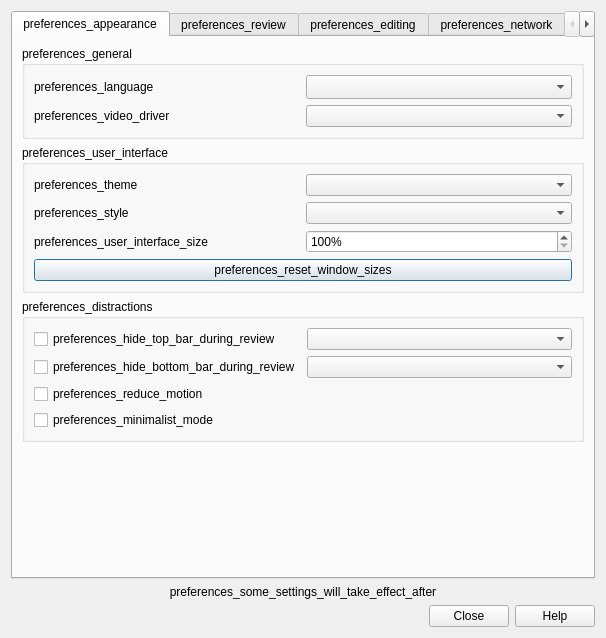
<?xml version="1.0" encoding="UTF-8"?>
<ui version="4.0">
 <class>Preferences</class>
 <widget class="QDialog" name="Preferences">
  <property name="geometry">
   <rect>
    <x>0</x>
    <y>0</y>
    <width>606</width>
    <height>638</height>
   </rect>
  </property>
  <property name="windowTitle">
   <string>preferences_preferences</string>
  </property>
  <layout class="QVBoxLayout" name="verticalLayout_2">
   <item>
    <widget class="QTabWidget" name="tabWidget">
     <property name="focusPolicy">
      <enum>Qt::StrongFocus</enum>
     </property>
     <property name="currentIndex">
      <number>0</number>
     </property>
     <widget class="QWidget" name="appearanceTab">
      <attribute name="title">
       <string>preferences_appearance</string>
      </attribute>
      <layout class="QVBoxLayout" name="verticalLayout_8">
       <item>
        <widget class="QGroupBox" name="generalGroup">
         <property name="sizePolicy">
          <sizepolicy hsizetype="Preferred" vsizetype="Preferred">
           <horstretch>0</horstretch>
           <verstretch>0</verstretch>
          </sizepolicy>
         </property>
         <property name="title">
          <string>preferences_general</string>
         </property>
         <layout class="QGridLayout" name="gridLayout_5">
          <item row="0" column="0">
           <widget class="QLabel" name="label_9">
            <property name="text">
             <string>preferences_language</string>
            </property>
           </widget>
          </item>
          <item row="0" column="1">
           <widget class="QComboBox" name="lang">
            <property name="sizePolicy">
             <sizepolicy hsizetype="Preferred" vsizetype="Fixed">
              <horstretch>0</horstretch>
              <verstretch>0</verstretch>
             </sizepolicy>
            </property>
            <property name="sizeAdjustPolicy">
             <enum>QComboBox::AdjustToMinimumContentsLengthWithIcon</enum>
            </property>
           </widget>
          </item>
          <item row="1" column="0">
           <widget class="QLabel" name="video_driver_label">
            <property name="text">
             <string>preferences_video_driver</string>
            </property>
           </widget>
          </item>
          <item row="1" column="1">
           <widget class="QComboBox" name="video_driver">
            <property name="sizePolicy">
             <sizepolicy hsizetype="Preferred" vsizetype="Fixed">
              <horstretch>0</horstretch>
              <verstretch>0</verstretch>
             </sizepolicy>
            </property>
           </widget>
          </item>
         </layout>
        </widget>
       </item>
       <item>
        <widget class="QGroupBox" name="uiGroup">
         <property name="title">
          <string>preferences_user_interface</string>
         </property>
         <layout class="QGridLayout" name="gridLayout_2">
          <item row="0" column="1">
           <widget class="QComboBox" name="theme"/>
          </item>
          <item row="2" column="1">
           <widget class="QSpinBox" name="uiScale">
            <property name="suffix">
             <string notr="true">%</string>
            </property>
            <property name="minimum">
             <number>100</number>
            </property>
            <property name="maximum">
             <number>200</number>
            </property>
            <property name="singleStep">
             <number>5</number>
            </property>
           </widget>
          </item>
          <item row="1" column="1">
           <widget class="QComboBox" name="styleComboBox">
            <property name="currentText">
             <string/>
            </property>
           </widget>
          </item>
          <item row="1" column="0">
           <widget class="QLabel" name="styleLabel">
            <property name="text">
             <string>preferences_style</string>
            </property>
           </widget>
          </item>
          <item row="0" column="0">
           <widget class="QLabel" name="themeLabel">
            <property name="text">
             <string>preferences_theme</string>
            </property>
           </widget>
          </item>
          <item row="2" column="0">
           <widget class="QLabel" name="uiSizeLabel">
            <property name="text">
             <string>preferences_user_interface_size</string>
            </property>
           </widget>
          </item>
          <item row="3" column="0" colspan="2">
           <widget class="QPushButton" name="resetWindowSizes">
            <property name="text">
             <string>preferences_reset_window_sizes</string>
            </property>
           </widget>
          </item>
         </layout>
        </widget>
       </item>
       <item>
        <widget class="QGroupBox" name="distractionsGroup">
         <property name="title">
          <string>preferences_distractions</string>
         </property>
         <layout class="QGridLayout" name="gridLayout_3">
          <item row="3" column="0">
           <widget class="QCheckBox" name="reduce_motion">
            <property name="sizePolicy">
             <sizepolicy hsizetype="Fixed" vsizetype="Fixed">
              <horstretch>0</horstretch>
              <verstretch>0</verstretch>
             </sizepolicy>
            </property>
            <property name="toolTip">
             <string>preferences_reduce_motion_tooltip</string>
            </property>
            <property name="text">
             <string>preferences_reduce_motion</string>
            </property>
           </widget>
          </item>
          <item row="2" column="0">
           <widget class="QCheckBox" name="hide_bottom_bar">
            <property name="sizePolicy">
             <sizepolicy hsizetype="MinimumExpanding" vsizetype="Fixed">
              <horstretch>0</horstretch>
              <verstretch>0</verstretch>
             </sizepolicy>
            </property>
            <property name="text">
             <string>preferences_hide_bottom_bar_during_review</string>
            </property>
           </widget>
          </item>
          <item row="2" column="1">
           <widget class="QComboBox" name="bottomBarComboBox">
            <property name="sizePolicy">
             <sizepolicy hsizetype="MinimumExpanding" vsizetype="Fixed">
              <horstretch>0</horstretch>
              <verstretch>0</verstretch>
             </sizepolicy>
            </property>
           </widget>
          </item>
          <item row="0" column="0">
           <widget class="QCheckBox" name="hide_top_bar">
            <property name="sizePolicy">
             <sizepolicy hsizetype="MinimumExpanding" vsizetype="Fixed">
              <horstretch>0</horstretch>
              <verstretch>0</verstretch>
             </sizepolicy>
            </property>
            <property name="text">
             <string>preferences_hide_top_bar_during_review</string>
            </property>
           </widget>
          </item>
          <item row="4" column="0">
           <widget class="QCheckBox" name="minimalist_mode">
            <property name="sizePolicy">
             <sizepolicy hsizetype="Fixed" vsizetype="Fixed">
              <horstretch>0</horstretch>
              <verstretch>0</verstretch>
             </sizepolicy>
            </property>
            <property name="text">
             <string>preferences_minimalist_mode</string>
            </property>
           </widget>
          </item>
          <item row="0" column="1">
           <widget class="QComboBox" name="topBarComboBox">
            <property name="sizePolicy">
             <sizepolicy hsizetype="MinimumExpanding" vsizetype="Fixed">
              <horstretch>0</horstretch>
              <verstretch>0</verstretch>
             </sizepolicy>
            </property>
           </widget>
          </item>
         </layout>
        </widget>
       </item>
       <item>
        <spacer name="verticalSpacer_9">
         <property name="orientation">
          <enum>Qt::Vertical</enum>
         </property>
         <property name="sizeHint" stdset="0">
          <size>
           <width>20</width>
           <height>40</height>
          </size>
         </property>
        </spacer>
       </item>
      </layout>
     </widget>
     <widget class="QWidget" name="tab_3">
      <attribute name="title">
       <string>preferences_review</string>
      </attribute>
      <layout class="QVBoxLayout" name="review_options_layout">
       <item>
        <widget class="QGroupBox" name="schedulerGroup">
         <property name="title">
          <string>preferences_scheduler</string>
         </property>
         <layout class="QVBoxLayout" name="verticalLayout_17">
          <item>
           <layout class="QGridLayout" name="gridLayout_4">
            <property name="spacing">
             <number>12</number>
            </property>
            <item row="1" column="1">
             <widget class="QSpinBox" name="lrnCutoff">
              <property name="maximumSize">
               <size>
                <width>60</width>
                <height>16777215</height>
               </size>
              </property>
              <property name="maximum">
               <number>999</number>
              </property>
             </widget>
            </item>
            <item row="1" column="2">
             <widget class="QLabel" name="label_29">
              <property name="text">
               <string>preferences_mins</string>
              </property>
             </widget>
            </item>
            <item row="2" column="0">
             <widget class="QLabel" name="label_30">
              <property name="text">
               <string>preferences_timebox_time_limit</string>
              </property>
             </widget>
            </item>
            <item row="0" column="2">
             <widget class="QLabel" name="label_40">
              <property name="text">
               <string>preferences_hours_past_midnight</string>
              </property>
             </widget>
            </item>
            <item row="0" column="1">
             <widget class="QSpinBox" name="dayOffset">
              <property name="maximumSize">
               <size>
                <width>60</width>
                <height>16777215</height>
               </size>
              </property>
              <property name="maximum">
               <number>23</number>
              </property>
             </widget>
            </item>
            <item row="1" column="0">
             <widget class="QLabel" name="label_24">
              <property name="text">
               <string>preferences_learn_ahead_limit</string>
              </property>
             </widget>
            </item>
            <item row="0" column="0">
             <widget class="QLabel" name="label_23">
              <property name="text">
               <string>preferences_next_day_starts_at</string>
              </property>
             </widget>
            </item>
            <item row="2" column="2">
             <widget class="QLabel" name="label_39">
              <property name="text">
               <string>preferences_mins</string>
              </property>
             </widget>
            </item>
            <item row="2" column="1">
             <widget class="QSpinBox" name="timeLimit">
              <property name="maximum">
               <number>9999</number>
              </property>
             </widget>
            </item>
           </layout>
          </item>
         </layout>
        </widget>
       </item>
       <item>
        <layout class="QHBoxLayout" name="horizontalLayout_5">
         <item>
          <widget class="QGroupBox" name="reviewerGroup">
           <property name="title">
            <string>preferences_review</string>
           </property>
           <layout class="QVBoxLayout" name="verticalLayout_16">
            <item>
             <widget class="QCheckBox" name="showPlayButtons">
              <property name="sizePolicy">
               <sizepolicy hsizetype="Fixed" vsizetype="Fixed">
                <horstretch>0</horstretch>
                <verstretch>0</verstretch>
               </sizepolicy>
              </property>
              <property name="text">
               <string>preferences_show_play_buttons_on_cards_with</string>
              </property>
             </widget>
            </item>
            <item>
             <widget class="QCheckBox" name="interrupt_audio">
              <property name="sizePolicy">
               <sizepolicy hsizetype="Fixed" vsizetype="Fixed">
                <horstretch>0</horstretch>
                <verstretch>0</verstretch>
               </sizepolicy>
              </property>
              <property name="text">
               <string>preferences_interrupt_current_audio_when_answering</string>
              </property>
             </widget>
            </item>
            <item>
             <widget class="QCheckBox" name="showProgress">
              <property name="sizePolicy">
               <sizepolicy hsizetype="Fixed" vsizetype="Fixed">
                <horstretch>0</horstretch>
                <verstretch>0</verstretch>
               </sizepolicy>
              </property>
              <property name="text">
               <string>preferences_show_remaining_card_count</string>
              </property>
             </widget>
            </item>
            <item>
             <widget class="QCheckBox" name="showEstimates">
              <property name="sizePolicy">
               <sizepolicy hsizetype="Fixed" vsizetype="Fixed">
                <horstretch>0</horstretch>
                <verstretch>0</verstretch>
               </sizepolicy>
              </property>
              <property name="text">
               <string>preferences_show_next_review_time_above_answer</string>
              </property>
             </widget>
            </item>
            <item>
             <widget class="QCheckBox" name="spacebar_rates_card">
              <property name="sizePolicy">
               <sizepolicy hsizetype="Fixed" vsizetype="Fixed">
                <horstretch>0</horstretch>
                <verstretch>0</verstretch>
               </sizepolicy>
              </property>
              <property name="text">
               <string>preferences_spacebar_rates_card</string>
              </property>
             </widget>
            </item>
           </layout>
          </widget>
         </item>
         <item>
          <widget class="QGroupBox" name="preferences_answer_keys">
           <property name="title">
            <string>preferences_answer_keys</string>
           </property>
          </widget>
         </item>
        </layout>
       </item>
       <item>
        <spacer name="verticalSpacer_12">
         <property name="orientation">
          <enum>Qt::Vertical</enum>
         </property>
         <property name="sizeHint" stdset="0">
          <size>
           <width>20</width>
           <height>40</height>
          </size>
         </property>
        </spacer>
       </item>
      </layout>
     </widget>
     <widget class="QWidget" name="tab_1">
      <attribute name="title">
       <string>preferences_editing</string>
      </attribute>
      <layout class="QVBoxLayout" name="verticalLayout_10">
       <item>
        <widget class="QGroupBox" name="editorGroupBox">
         <property name="title">
          <string>preferences_editing</string>
         </property>
         <layout class="QVBoxLayout" name="verticalLayout_9">
          <item>
           <widget class="QCheckBox" name="pastePNG">
            <property name="sizePolicy">
             <sizepolicy hsizetype="Fixed" vsizetype="Fixed">
              <horstretch>0</horstretch>
              <verstretch>0</verstretch>
             </sizepolicy>
            </property>
            <property name="text">
             <string>preferences_paste_clipboard_images_as_png</string>
            </property>
           </widget>
          </item>
          <item>
           <widget class="QCheckBox" name="paste_strips_formatting">
            <property name="sizePolicy">
             <sizepolicy hsizetype="Fixed" vsizetype="Fixed">
              <horstretch>0</horstretch>
              <verstretch>0</verstretch>
             </sizepolicy>
            </property>
            <property name="text">
             <string>preferences_paste_without_shift_key_strips_formatting</string>
            </property>
           </widget>
          </item>
          <item>
           <widget class="QCheckBox" name="paste_strips_newlines">
            <property name="sizePolicy">
             <sizepolicy hsizetype="Fixed" vsizetype="Fixed">
              <horstretch>0</horstretch>
              <verstretch>0</verstretch>
             </sizepolicy>
            </property>
            <property name="text">
             <string>preferences_paste_strips_newlines</string>
            </property>
           </widget>
          </item>
          <item>
           <spacer name="verticalSpacer_7">
            <property name="orientation">
             <enum>Qt::Vertical</enum>
            </property>
            <property name="sizeType">
             <enum>QSizePolicy::Fixed</enum>
            </property>
            <property name="sizeHint" stdset="0">
             <size>
              <width>20</width>
              <height>10</height>
             </size>
            </property>
           </spacer>
          </item>
          <item>
           <layout class="QHBoxLayout" name="horizontalLayout_7">
            <item>
             <widget class="QLabel" name="deck_label">
              <property name="text">
               <string>preferences_default_deck</string>
              </property>
             </widget>
            </item>
            <item>
             <widget class="QComboBox" name="useCurrent">
              <property name="sizePolicy">
               <sizepolicy hsizetype="MinimumExpanding" vsizetype="Fixed">
                <horstretch>0</horstretch>
                <verstretch>0</verstretch>
               </sizepolicy>
              </property>
              <item>
               <property name="text">
                <string>preferences_when_adding_default_to_current_deck</string>
               </property>
              </item>
              <item>
               <property name="text">
                <string>preferences_change_deck_depending_on_note_type</string>
               </property>
              </item>
             </widget>
            </item>
           </layout>
          </item>
         </layout>
        </widget>
       </item>
       <item>
        <widget class="QGroupBox" name="browserGroupBox">
         <property name="title">
          <string>preferences_browsing</string>
         </property>
         <layout class="QVBoxLayout" name="verticalLayout">
          <item>
           <layout class="QHBoxLayout" name="horizontalLayout_2">
            <item>
             <widget class="QLabel" name="search_text_label">
              <property name="text">
               <string>preferences_default_search_text</string>
              </property>
             </widget>
            </item>
            <item>
             <widget class="QLineEdit" name="default_search_text">
              <property name="placeholderText">
               <string>preferences_default_search_text_example</string>
              </property>
             </widget>
            </item>
           </layout>
          </item>
          <item>
           <widget class="QCheckBox" name="ignore_accents_in_search">
            <property name="sizePolicy">
             <sizepolicy hsizetype="Fixed" vsizetype="Fixed">
              <horstretch>0</horstretch>
              <verstretch>0</verstretch>
             </sizepolicy>
            </property>
            <property name="text">
             <string>preferences_ignore_accents_in_search</string>
            </property>
           </widget>
          </item>
         </layout>
        </widget>
       </item>
       <item>
        <widget class="QGroupBox" name="groupBox_4">
         <property name="title">
          <string>preferences_import_export</string>
         </property>
         <layout class="QVBoxLayout" name="verticalLayout_11">
          <item>
           <widget class="QCheckBox" name="legacy_import_export">
            <property name="sizePolicy">
             <sizepolicy hsizetype="Fixed" vsizetype="Fixed">
              <horstretch>0</horstretch>
              <verstretch>0</verstretch>
             </sizepolicy>
            </property>
            <property name="text">
             <string notr="true">Legacy import/export handling</string>
            </property>
           </widget>
          </item>
         </layout>
        </widget>
       </item>
       <item>
        <spacer name="verticalSpacer_3">
         <property name="orientation">
          <enum>Qt::Vertical</enum>
         </property>
         <property name="sizeType">
          <enum>QSizePolicy::Expanding</enum>
         </property>
         <property name="sizeHint" stdset="0">
          <size>
           <width>20</width>
           <height>20</height>
          </size>
         </property>
        </spacer>
       </item>
      </layout>
     </widget>
     <widget class="QWidget" name="tab_2">
      <attribute name="title">
       <string>preferences_network</string>
      </attribute>
      <layout class="QVBoxLayout" name="verticalLayout_4">
       <property name="spacing">
        <number>12</number>
       </property>
       <property name="leftMargin">
        <number>12</number>
       </property>
       <property name="topMargin">
        <number>12</number>
       </property>
       <property name="rightMargin">
        <number>12</number>
       </property>
       <property name="bottomMargin">
        <number>12</number>
       </property>
       <item>
        <widget class="QGroupBox" name="groupBox_5">
         <property name="title">
          <string>preferences_tab_synchronisation</string>
         </property>
         <layout class="QVBoxLayout" name="verticalLayout_12">
          <item>
           <widget class="QCheckBox" name="syncMedia">
            <property name="sizePolicy">
             <sizepolicy hsizetype="Fixed" vsizetype="Fixed">
              <horstretch>0</horstretch>
              <verstretch>0</verstretch>
             </sizepolicy>
            </property>
            <property name="text">
             <string>preferences_synchronize_audio_and_images_too</string>
            </property>
           </widget>
          </item>
          <item>
           <widget class="QCheckBox" name="syncOnProgramOpen">
            <property name="sizePolicy">
             <sizepolicy hsizetype="Fixed" vsizetype="Fixed">
              <horstretch>0</horstretch>
              <verstretch>0</verstretch>
             </sizepolicy>
            </property>
            <property name="text">
             <string>preferences_automatically_sync_on_profile_openclose</string>
            </property>
           </widget>
          </item>
          <item>
           <widget class="QCheckBox" name="autoSyncMedia">
            <property name="sizePolicy">
             <sizepolicy hsizetype="Fixed" vsizetype="Fixed">
              <horstretch>0</horstretch>
              <verstretch>0</verstretch>
             </sizepolicy>
            </property>
            <property name="text">
             <string>preferences_periodically_sync_media</string>
            </property>
           </widget>
          </item>
          <item>
           <widget class="QCheckBox" name="fullSync">
            <property name="sizePolicy">
             <sizepolicy hsizetype="Fixed" vsizetype="Fixed">
              <horstretch>0</horstretch>
              <verstretch>0</verstretch>
             </sizepolicy>
            </property>
            <property name="text">
             <string>preferences_on_next_sync_force_changes_in</string>
            </property>
           </widget>
          </item>
          <item>
           <layout class="QHBoxLayout" name="horizontalLayout_4">
            <item>
             <widget class="QLabel" name="label_2">
              <property name="text">
               <string>preferences_network_timeout</string>
              </property>
             </widget>
            </item>
            <item>
             <widget class="QSpinBox" name="network_timeout">
              <property name="minimum">
               <number>30</number>
              </property>
              <property name="maximum">
               <number>99999</number>
              </property>
             </widget>
            </item>
            <item>
             <widget class="QLabel" name="label_8">
              <property name="text">
               <string>scheduling_seconds</string>
              </property>
             </widget>
            </item>
            <item>
             <spacer name="horizontalSpacer_4">
              <property name="orientation">
               <enum>Qt::Horizontal</enum>
              </property>
              <property name="sizeHint" stdset="0">
               <size>
                <width>40</width>
                <height>20</height>
               </size>
              </property>
             </spacer>
            </item>
           </layout>
          </item>
          <item>
           <layout class="QHBoxLayout" name="horizontalLayout_3">
            <item>
             <widget class="QLabel" name="syncLabel">
              <property name="text">
               <string/>
              </property>
             </widget>
            </item>
            <item>
             <spacer name="horizontalSpacer">
              <property name="orientation">
               <enum>Qt::Horizontal</enum>
              </property>
              <property name="sizeHint" stdset="0">
               <size>
                <width>40</width>
                <height>20</height>
               </size>
              </property>
             </spacer>
            </item>
            <item>
             <widget class="QPushButton" name="media_log">
              <property name="sizePolicy">
               <sizepolicy hsizetype="Fixed" vsizetype="Fixed">
                <horstretch>0</horstretch>
                <verstretch>0</verstretch>
               </sizepolicy>
              </property>
              <property name="text">
               <string/>
              </property>
             </widget>
            </item>
           </layout>
          </item>
         </layout>
        </widget>
       </item>
       <item>
        <widget class="QGroupBox" name="groupBox_6">
         <property name="title">
          <string>preferences_account</string>
         </property>
         <layout class="QHBoxLayout" name="horizontalLayout">
          <item>
           <widget class="QLabel" name="syncUser">
            <property name="sizePolicy">
             <sizepolicy hsizetype="Preferred" vsizetype="Preferred">
              <horstretch>0</horstretch>
              <verstretch>0</verstretch>
             </sizepolicy>
            </property>
            <property name="text">
             <string/>
            </property>
           </widget>
          </item>
          <item>
           <widget class="QPushButton" name="syncDeauth">
            <property name="sizePolicy">
             <sizepolicy hsizetype="Fixed" vsizetype="Fixed">
              <horstretch>0</horstretch>
              <verstretch>0</verstretch>
             </sizepolicy>
            </property>
            <property name="text">
             <string notr="true">LOGOUT</string>
            </property>
            <property name="autoDefault">
             <bool>false</bool>
            </property>
           </widget>
          </item>
         </layout>
        </widget>
       </item>
       <item>
        <spacer name="verticalSpacer_2">
         <property name="orientation">
          <enum>Qt::Vertical</enum>
         </property>
         <property name="sizeHint" stdset="0">
          <size>
           <width>20</width>
           <height>40</height>
          </size>
         </property>
        </spacer>
       </item>
       <item>
        <layout class="QGridLayout" name="gridLayout_2">
         <item row="0" column="1">
          <widget class="QLineEdit" name="custom_sync_url">
           <property name="placeholderText">
            <string>preferences_custom_sync_url_disclaimer</string>
           </property>
          </widget>
         </item>
         <item row="0" column="0">
          <widget class="QLabel" name="label">
           <property name="text">
            <string>preferences_custom_sync_url</string>
           </property>
          </widget>
         </item>
        </layout>
       </item>
      </layout>
     </widget>
     <widget class="QWidget" name="tab">
      <attribute name="title">
       <string>preferences_backups</string>
      </attribute>
      <layout class="QVBoxLayout" name="verticalLayout_3">
       <property name="spacing">
        <number>12</number>
       </property>
       <property name="leftMargin">
        <number>12</number>
       </property>
       <property name="topMargin">
        <number>12</number>
       </property>
       <property name="rightMargin">
        <number>12</number>
       </property>
       <property name="bottomMargin">
        <number>12</number>
       </property>
       <item>
        <widget class="QGroupBox" name="groupBox_8">
         <property name="sizePolicy">
          <sizepolicy hsizetype="Preferred" vsizetype="Preferred">
           <horstretch>0</horstretch>
           <verstretch>0</verstretch>
          </sizepolicy>
         </property>
         <property name="title">
          <string>preferences_backups</string>
         </property>
         <layout class="QVBoxLayout" name="verticalLayout_15">
          <item>
           <widget class="QLabel" name="backup_explanation">
            <property name="text">
             <string>preferences_backup_explanation</string>
            </property>
            <property name="wordWrap">
             <bool>true</bool>
            </property>
           </widget>
          </item>
          <item>
           <spacer name="verticalSpacer_5">
            <property name="orientation">
             <enum>Qt::Vertical</enum>
            </property>
            <property name="sizeType">
             <enum>QSizePolicy::Fixed</enum>
            </property>
            <property name="sizeHint" stdset="0">
             <size>
              <width>20</width>
              <height>20</height>
             </size>
            </property>
           </spacer>
          </item>
          <item>
           <layout class="QGridLayout" name="gridLayout">
            <item row="1" column="2">
             <widget class="QSpinBox" name="minutes_between_backups">
              <property name="minimum">
               <number>5</number>
              </property>
              <property name="maximum">
               <number>9999</number>
              </property>
             </widget>
            </item>
            <item row="5" column="2">
             <widget class="QSpinBox" name="monthly_backups">
              <property name="maximum">
               <number>9999</number>
              </property>
             </widget>
            </item>
            <item row="1" column="3">
             <spacer name="horizontalSpacer_2">
              <property name="orientation">
               <enum>Qt::Horizontal</enum>
              </property>
              <property name="sizeHint" stdset="0">
               <size>
                <width>40</width>
                <height>20</height>
               </size>
              </property>
             </spacer>
            </item>
            <item row="2" column="0">
             <widget class="QLabel" name="label_3">
              <property name="text">
               <string>preferences_daily_backups</string>
              </property>
             </widget>
            </item>
            <item row="4" column="2">
             <widget class="QSpinBox" name="weekly_backups">
              <property name="maximum">
               <number>9999</number>
              </property>
             </widget>
            </item>
            <item row="5" column="0">
             <widget class="QLabel" name="label_6">
              <property name="text">
               <string>preferences_monthly_backups</string>
              </property>
             </widget>
            </item>
            <item row="4" column="0">
             <widget class="QLabel" name="label_5">
              <property name="text">
               <string>preferences_weekly_backups</string>
              </property>
             </widget>
            </item>
            <item row="1" column="0">
             <widget class="QLabel" name="label_7">
              <property name="text">
               <string>preferences_minutes_between_backups</string>
              </property>
             </widget>
            </item>
            <item row="2" column="2">
             <widget class="QSpinBox" name="daily_backups">
              <property name="maximum">
               <number>9999</number>
              </property>
             </widget>
            </item>
            <item row="1" column="1">
             <spacer name="horizontalSpacer_3">
              <property name="orientation">
               <enum>Qt::Horizontal</enum>
              </property>
              <property name="sizeHint" stdset="0">
               <size>
                <width>40</width>
                <height>20</height>
               </size>
              </property>
             </spacer>
            </item>
           </layout>
          </item>
          <item>
           <spacer name="verticalSpacer_6">
            <property name="orientation">
             <enum>Qt::Vertical</enum>
            </property>
            <property name="sizeType">
             <enum>QSizePolicy::Fixed</enum>
            </property>
            <property name="sizeHint" stdset="0">
             <size>
              <width>20</width>
              <height>20</height>
             </size>
            </property>
           </spacer>
          </item>
          <item>
           <widget class="QLabel" name="openBackupFolder">
            <property name="text">
             <string>preferences_you_can_restore_backups_via_fileswitch</string>
            </property>
           </widget>
          </item>
         </layout>
        </widget>
       </item>
       <item>
        <widget class="QGroupBox" name="groupBox_9">
         <property name="title">
          <string>preferences_note</string>
         </property>
         <layout class="QVBoxLayout" name="verticalLayout_13">
          <item>
           <widget class="QLabel" name="label_4">
            <property name="text">
             <string>preferences_media_is_not_backed_up</string>
            </property>
            <property name="wordWrap">
             <bool>true</bool>
            </property>
           </widget>
          </item>
         </layout>
        </widget>
       </item>
       <item>
        <spacer name="verticalSpacer_4">
         <property name="orientation">
          <enum>Qt::Vertical</enum>
         </property>
         <property name="sizeHint" stdset="0">
          <size>
           <width>20</width>
           <height>59</height>
          </size>
         </property>
        </spacer>
       </item>
      </layout>
     </widget>
    </widget>
   </item>
   <item>
    <widget class="QLabel" name="someSettingsLabel">
     <property name="text">
      <string>preferences_some_settings_will_take_effect_after</string>
     </property>
     <property name="alignment">
      <set>Qt::AlignCenter</set>
     </property>
    </widget>
   </item>
   <item>
    <widget class="QDialogButtonBox" name="buttonBox">
     <property name="orientation">
      <enum>Qt::Horizontal</enum>
     </property>
     <property name="standardButtons">
      <set>QDialogButtonBox::Close|QDialogButtonBox::Help</set>
     </property>
    </widget>
   </item>
  </layout>
 </widget>
 <tabstops>
  <tabstop>lang</tabstop>
  <tabstop>video_driver</tabstop>
  <tabstop>theme</tabstop>
  <tabstop>styleComboBox</tabstop>
  <tabstop>uiScale</tabstop>
  <tabstop>resetWindowSizes</tabstop>
  <tabstop>hide_top_bar</tabstop>
  <tabstop>topBarComboBox</tabstop>
  <tabstop>hide_bottom_bar</tabstop>
  <tabstop>bottomBarComboBox</tabstop>
  <tabstop>reduce_motion</tabstop>
  <tabstop>minimalist_mode</tabstop>
  <tabstop>dayOffset</tabstop>
  <tabstop>lrnCutoff</tabstop>
  <tabstop>timeLimit</tabstop>
  <tabstop>showPlayButtons</tabstop>
  <tabstop>interrupt_audio</tabstop>
  <tabstop>showProgress</tabstop>
  <tabstop>showEstimates</tabstop>
  <tabstop>spacebar_rates_card</tabstop>
  <tabstop>pastePNG</tabstop>
  <tabstop>paste_strips_formatting</tabstop>
  <tabstop>useCurrent</tabstop>
  <tabstop>default_search_text</tabstop>
  <tabstop>ignore_accents_in_search</tabstop>
  <tabstop>legacy_import_export</tabstop>
  <tabstop>syncMedia</tabstop>
  <tabstop>syncOnProgramOpen</tabstop>
  <tabstop>autoSyncMedia</tabstop>
  <tabstop>fullSync</tabstop>
  <tabstop>network_timeout</tabstop>
  <tabstop>media_log</tabstop>
  <tabstop>syncDeauth</tabstop>
  <tabstop>custom_sync_url</tabstop>
  <tabstop>minutes_between_backups</tabstop>
  <tabstop>daily_backups</tabstop>
  <tabstop>weekly_backups</tabstop>
  <tabstop>monthly_backups</tabstop>
  <tabstop>tabWidget</tabstop>
 </tabstops>
 <resources/>
 <connections>
  <connection>
   <sender>buttonBox</sender>
   <signal>accepted()</signal>
   <receiver>Preferences</receiver>
   <slot>accept()</slot>
   <hints>
    <hint type="sourcelabel">
     <x>285</x>
     <y>439</y>
    </hint>
    <hint type="destinationlabel">
     <x>157</x>
     <y>274</y>
    </hint>
   </hints>
  </connection>
  <connection>
   <sender>buttonBox</sender>
   <signal>rejected()</signal>
   <receiver>Preferences</receiver>
   <slot>reject()</slot>
   <hints>
    <hint type="sourcelabel">
     <x>332</x>
     <y>439</y>
    </hint>
    <hint type="destinationlabel">
     <x>286</x>
     <y>274</y>
    </hint>
   </hints>
  </connection>
 </connections>
</ui>
